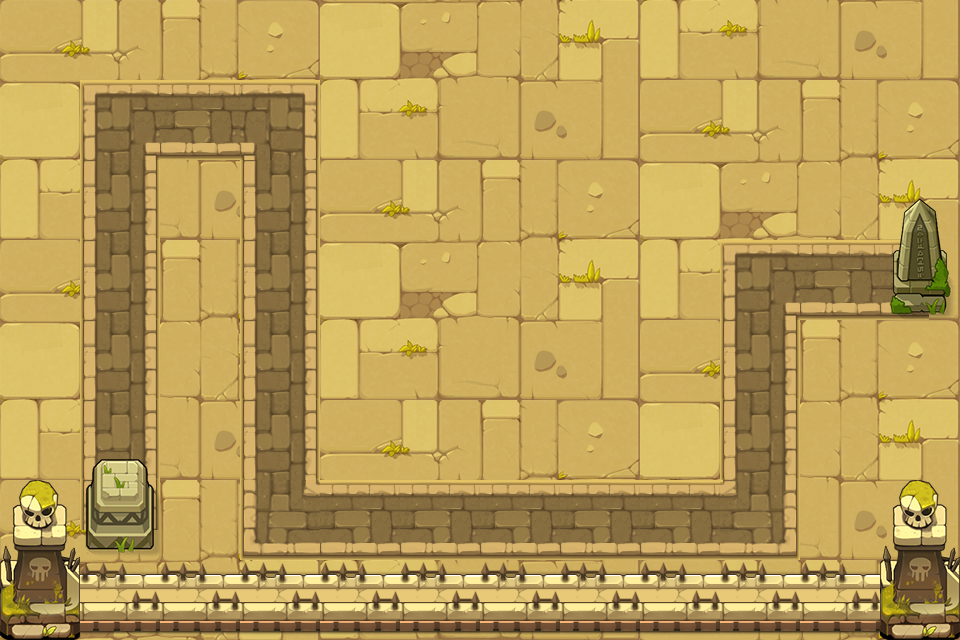

A 2D game scene composited from a Tiled map and its tileset images. What follows is a short description and the map's XML, with each tile layer's data collapsed to a summary:
An orthogonal 12x8 tile map with 80x80 px tiles, 3 tile layers (background, road, object) and 14 objects (P0, P1, P2, P3, P4, ...).

<map version="1.0" tiledversion="1.0.3" orientation="orthogonal" renderorder="right-down" width="12" height="8" tilewidth="80" tileheight="80" nextobjectid="17">
 <tileset firstgid="1" source="chengshi.tsx" />
 <layer name="background" width="12" height="8">
  <data>[96 cells, 96 non-empty, 12 distinct tile ids]</data>
 </layer>
 <layer name="road" width="12" height="8">
  <data>[96 cells, 24 non-empty, 8 distinct tile ids]</data>
 </layer>
 <layer name="object" width="12" height="8">
  <data>[96 cells, 18 non-empty, 7 distinct tile ids]</data>
 </layer>
 <objectgroup name="path" visible="0">
  <object id="1" name="P0" x="120" y="440" />
  <object id="3" name="P1" x="120" y="120" />
  <object id="4" name="P2" x="280" y="120" />
  <object id="5" name="P3" x="280" y="520" />
  <object id="6" name="P4" x="760" y="520" />
  <object id="7" name="P5" x="760" y="280" />
  <object id="8" name="P6" x="880" y="280" />
  <object id="9" name="O0" x="0" y="80" width="80" height="400" />
  <object id="10" name="O1" x="160" y="160" width="80" height="400" />
  <object id="11" name="O2" x="320" y="80" width="400" height="400" />
  <object id="12" name="O3" x="720" y="80" width="160" height="160" />
  <object id="13" name="O4" x="800" y="320" width="80" height="240" />
  <object id="14" name="O5" x="880" y="80" width="80" height="80" />
  <object id="15" name="O6" x="880" y="320" width="80" height="160" />
 </objectgroup>
</map>
